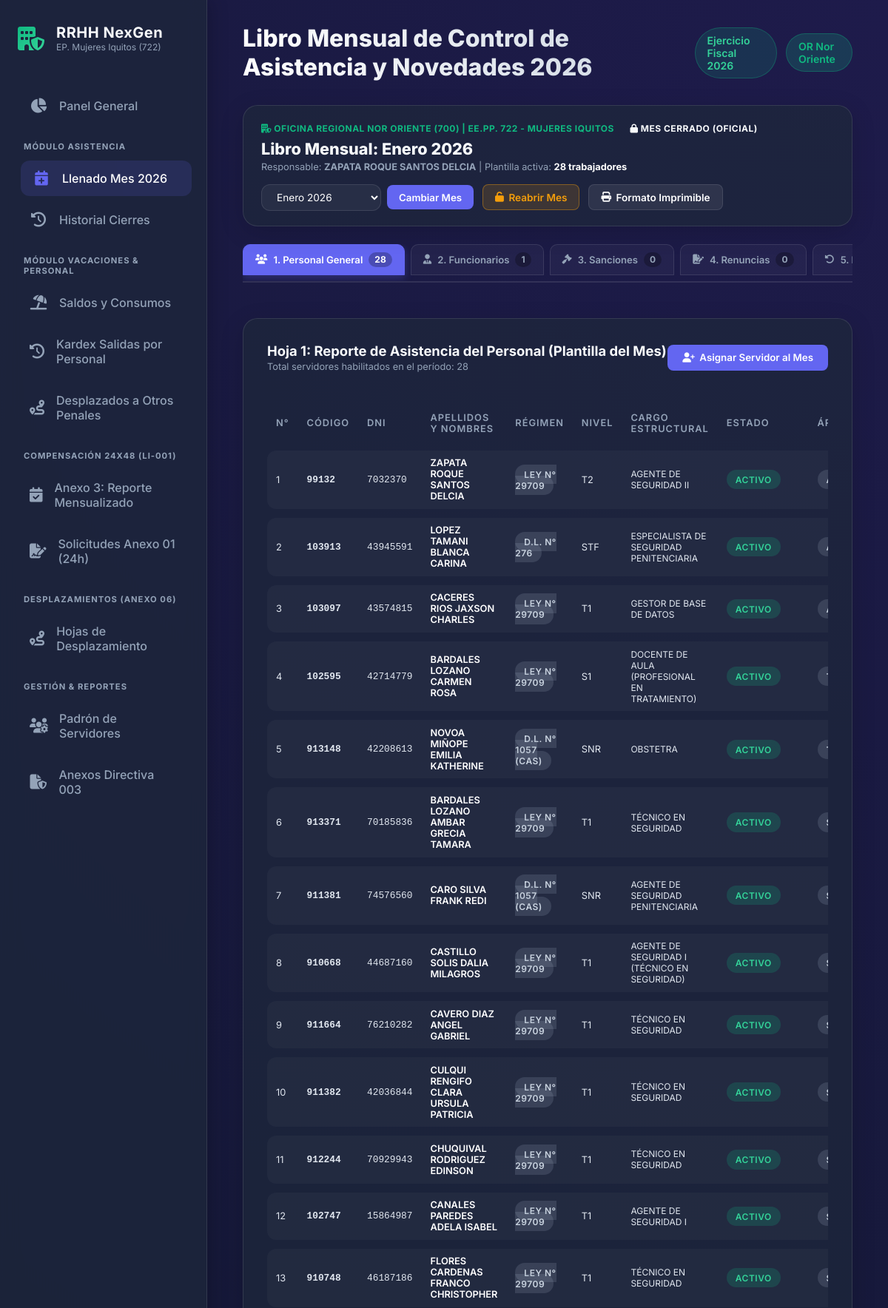
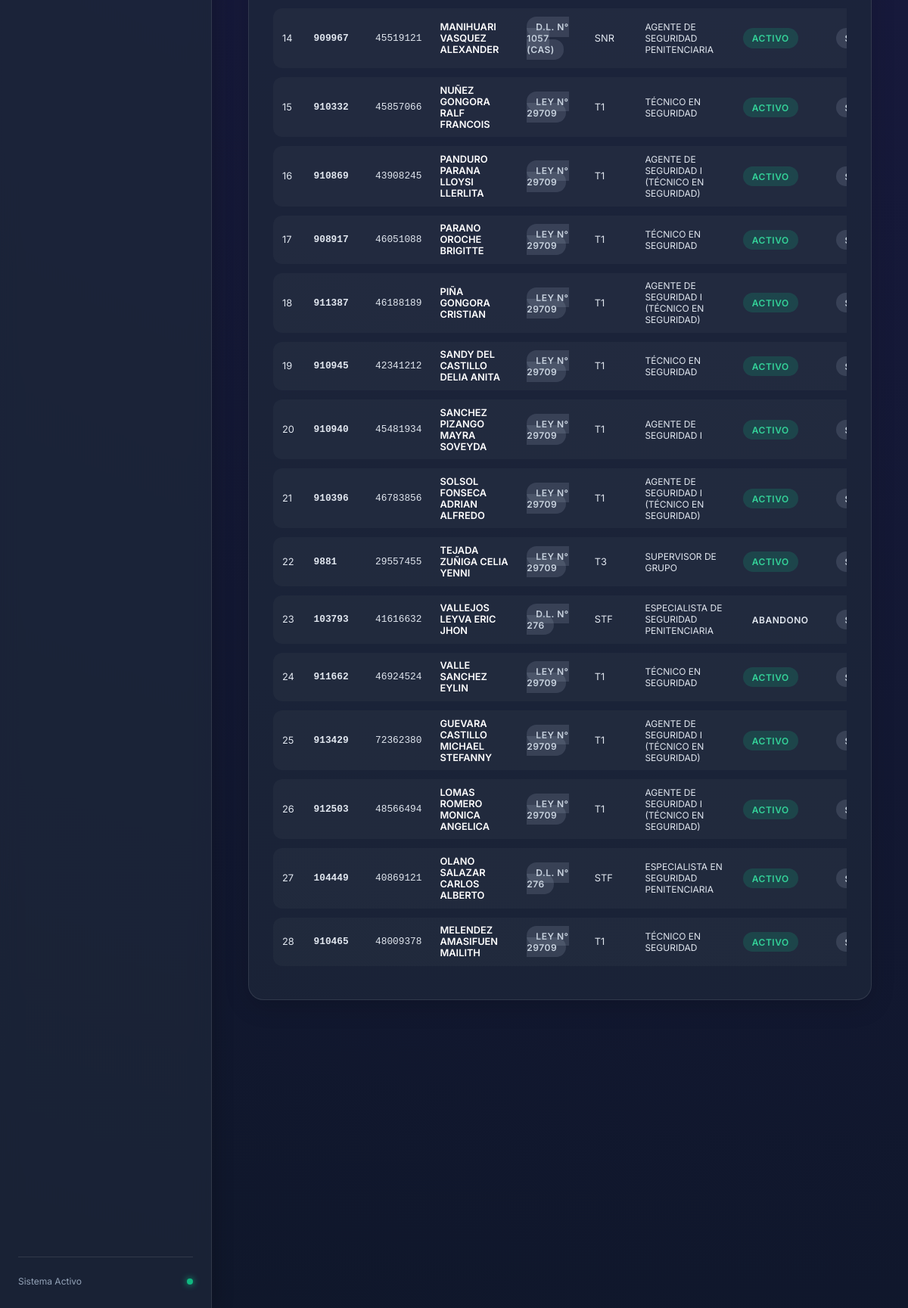
The app's page /asistencia/llenado-2026 with its own data (2 pictures, top to bottom).
### tables this page shows
CREATE TABLE empleados (
    id_empleado INTEGER PRIMARY KEY AUTOINCREMENT,
    codigo_servidor VARCHAR(20) UNIQUE NOT NULL, -- Ej: '099132', '103097'
    dni VARCHAR(15) UNIQUE,                      -- DNI (8 dígitos)
    apellidos_nombres VARCHAR(200) NOT NULL,
    created_at TIMESTAMP DEFAULT CURRENT_TIMESTAMP
, grupo_guardia_default INTEGER DEFAULT 1, sexo TEXT, fecha_nacimiento DATE, correo TEXT, id_regimen INTEGER, regimen_nombre TEXT, nivel TEXT, cargo_estructural TEXT, estado_laboral TEXT, modalidad_laboral TEXT, direccion_oficina TEXT, jefatura_area TEXT, cargo_funcion TEXT, area_clasificacion TEXT, horario_laboral TEXT, fecha_ingreso_eepp DATE, resolucion_documento TEXT, observaciones TEXT, fecha_ingreso_inpe DATE);

CREATE TABLE asistencia_mensual_personal (
    id_asistencia INTEGER PRIMARY KEY AUTOINCREMENT,
    id_reporte INTEGER NOT NULL,
    id_empleado INTEGER NOT NULL,
    id_regimen INTEGER,
    nivel VARCHAR(20),                           -- Ej: 'T1', 'T2', 'S1', 'STF', 'SNR'
    cargo_estructural VARCHAR(200),              -- Ej: 'AGENTE DE SEGURIDAD II'
    estado_laboral VARCHAR(50) DEFAULT 'ACTIVO', -- 'ACTIVO', 'ABANDONO', 'EXTINCION CONTRATO'
    modalidad_laboral VARCHAR(50) DEFAULT 'PRESENCIAL', -- 'PRESENCIAL', 'NO APLICA'
    direccion_oficina VARCHAR(100),              -- Ej: 'DIRECCION', 'SEGURIDAD PENITENCIARIA'
    jefatura_area VARCHAR(100),                  -- Ej: 'SEGURIDAD PENITENCIARIA', 'TRATAMIENTO'
    cargo_funcion VARCHAR(100),                  -- Ej: 'DIRECTORA', 'AGENTE DE SEGURIDAD'
    area_clasificacion VARCHAR(10),              -- 'ADM', 'SEG', 'TRA'
    horario_laboral VARCHAR(50),                 -- '08:00 - 17:00', '24 x 48'
    fecha_ingreso_eepp DATE,
    resolucion_documento VARCHAR(250),
    observaciones TEXT,
    FOREIGN KEY (id_reporte) REFERENCES reportes_cierre_mensual(id_reporte) ON DELETE CASCADE,
    FOREIGN KEY (id_empleado) REFERENCES empleados(id_empleado),
    FOREIGN KEY (id_regimen) REFERENCES regimenes_laborales(id_regimen)
);

CREATE TABLE regimenes_laborales (
    id_regimen INTEGER PRIMARY KEY AUTOINCREMENT,
    codigo VARCHAR(50) UNIQUE NOT NULL, -- 'LEY_29709', 'DL_276', 'DL_1057'
    nombre VARCHAR(100) NOT NULL
);

### app/modules/asistencia/router.py (the view)
@router.get("/llenado-2026", response_class=HTMLResponse)
async def ver_llenado_2026(request: Request, mes: int = 1, tab: str = "personal", mensaje: str = None, error: str = None):
    datos_mes = AsistenciaService.obtener_libro_mes(anio=2026, mes=mes)
    empleados = EmpleadoService.listar_personal()
    return templates.TemplateResponse(
        request=request,
        name="asistencia/libro_mensual_2026.html",
        context={
            "mes_seleccionado": mes,
            "tab_activa": tab,
            "meses": MESES_NOMBRES,
            "empleados": empleados,
            "datos_mes": datos_mes,
            "libro": datos_mes["libro"],
            "counts": datos_mes["counts"],
            "catalogos": datos_mes["catalogos"],
            "mensaje": mensaje,
            "error": error
        }
    )

### app/templates/asistencia/libro_mensual_2026.html (shortened to what this page needs)
{% extends "base.html" %}
{% block header_title %}Libro Mensual de Control de Asistencia y Novedades 2026{% endblock %}
{% block content %}
<div style="display: flex; flex-direction: column; gap: 1.5rem;">
    <div class="table-container" style="padding: 1.25rem 1.5rem;">
        <div style="display: flex; justify-content: space-between; align-items: center; flex-wrap: wrap; gap: 1rem;">
            <div>
                <div style="display: flex; align-items: center; gap: 0.75rem; flex-wrap: wrap;">
                    <div style="font-size: 0.75rem; font-weight: 700; color: var(--secondary); letter-spacing: 0.5px; text-transform: uppercase;">
                        <i class="fa-solid fa-building-shield"></i> OFICINA REGIONAL NOR ORIENTE (700) | EE.PP. 722 - MUJERES IQUITOS
                    </div>
                    {% if datos_mes.info.estado == 'CERRADO' %}
                    <span class="badge badge-error" style="font-size: 0.75rem; padding: 0.2rem 0.6rem; font-weight: 700;">
                        <i class="fa-solid fa-lock"></i> MES CERRADO (OFICIAL)
                    </span>
                    {% else %}
                    <span class="badge badge-success" style="font-size: 0.75rem; padding: 0.2rem 0.6rem; font-weight: 700;">
                        <i class="fa-solid fa-lock-open"></i> MES EN EDICIÓN (ABIERTO)
                    </span>
                    {% endif %}
                </div>
                <h2 style="font-size: 1.35rem; font-weight: 800; margin-top: 0.25rem;">
                    Libro Mensual: {% for m_id, m_nom in meses %}{% if m_id == mes_seleccionado %}{{ m_nom }}{% endif %}{% endfor %} 2026
                </h2>
                <div style="font-size: 0.8rem; color: var(--text-muted); margin-top: 0.2rem;">
                    Responsable: <strong>{{ datos_mes.info.responsable_nombre or 'ZAPATA ROQUE SANTOS DELCIA' }}</strong> | Plantilla activa: <strong style="color: #fff;">{{ counts.personal }} trabajadores</strong>
                </div>
            </div>
            <div style="display: flex; gap: 0.75rem; align-items: center; flex-wrap: wrap;">
                <form action="/asistencia/llenado-2026" method="GET" style="display: flex; gap: 0.5rem; align-items: center;">
                    <select name="mes" class="search-input" style="padding: 0.5rem 1rem; width: auto; font-size: 0.85rem; cursor: pointer;">
                        {% for m_id, m_nom in meses %}
                        <option value="{{ m_id }}" {% if mes_seleccionado == m_id %}selected{% endif %} style="color: #000;">
                            {{ m_nom }} 2026
                        </option>
                        {% endfor %}
                    </select>
                    <button type="submit" style="background: var(--primary); color: #fff; border: none; border-radius: 8px; padding: 0.55rem 1rem; font-weight: 600; cursor: pointer;">
                        Cambiar Mes
                    </button>
                </form>
                {% if datos_mes.info.estado == 'CERRADO' %}
                <form action="/asistencia/reabrir-mes" method="POST" onsubmit="return confirm('¿Desea reabrir este mes para habilitar modificaciones?');" style="margin: 0;">
                    <button type="submit" style="background: rgba(245, 158, 11, 0.15); color: #f59e0b; border: 1px solid rgba(245, 158, 11, 0.4); border-radius: 8px; padding: 0.55rem 1rem; font-size: 0.85rem; font-weight: 600; cursor: pointer; display: inline-flex; align-items: center; gap: 0.4rem;">
                        <i class="fa-solid fa-unlock"></i> Reabrir Mes
                    </button>
                </form>
                {% endif %}
                <a href="/reportes/anexo/1?anio=2026&mes={{ mes_seleccionado }}" style="background: rgba(255,255,255,0.08); color: #fff; text-decoration: none; border: 1px solid var(--border-color); border-radius: 8px; padding: 0.55rem 1rem; font-size: 0.85rem; font-weight: 600; display: inline-flex; align-items: center; gap: 0.4rem;">
                    <i class="fa-solid fa-print"></i> Formato Imprimible
                </a>
            </div>
        </div>
    </div>
    <div class="tabs-nav">
        <a href="/asistencia/llenado-2026?mes={{ mes_seleccionado }}&tab=personal" class="tab-btn {% if tab_activa == 'personal' %}active{% endif %}">
            <i class="fa-solid fa-users"></i> 1. Personal General <span class="tab-counter">{{ counts.personal }}</span>
        </a>
        <a href="/asistencia/llenado-2026?mes={{ mes_seleccionado }}&tab=funcionarios" class="tab-btn {% if tab_activa == 'funcionarios' %}active{% endif %}">
            <i class="fa-solid fa-user-tie"></i> 2. Funcionarios <span class="tab-counter">{{ counts.funcionarios }}</span>
        </a>
        <a href="/asistencia/llenado-2026?mes={{ mes_seleccionado }}&tab=sanciones" class="tab-btn {% if tab_activa == 'sanciones' %}active{% endif %}">
            <i class="fa-solid fa-gavel"></i> 3. Sanciones <span class="tab-counter">{{ counts.sanciones }}</span>
        </a>
        <a href="/asistencia/llenado-2026?mes={{ mes_seleccionado }}&tab=renuncias" class="tab-btn {% if tab_activa == 'renuncias' %}active{% endif %}">
            <i class="fa-solid fa-file-signature"></i> 4. Renuncias <span class="tab-counter">{{ counts.renuncias }}</span>
        </a>
        <a href="/asistencia/llenado-2026?mes={{ mes_seleccionado }}&tab=reincorporaciones" class="tab-btn {% if tab_activa == 'reincorporaciones' %}active{% endif %}">
            <i class="fa-solid fa-rotate-left"></i> 5. Reincorporaciones <span class="tab-counter">{{ counts.reincorporaciones }}</span>
        </a>
    </div>
    {% if tab_activa == 'personal' %}
    <div class="tab-content">
        <div class="table-container">
            <div class="table-header">
                <div>
                    <h3 style="font-size: 1.15rem; font-weight: 700;">Hoja 1: Reporte de Asistencia del Personal (Plantilla del Mes)</h3>
                    <p style="color: var(--text-muted); font-size: 0.8rem; margin-top: 0.2rem;">Total servidores habilitados en el período: {{ counts.personal }}</p>
                </div>
                <button onclick="document.getElementById('modal-personal').style.display='block'" style="background: var(--primary); color: #fff; border: none; border-radius: 8px; padding: 0.6rem 1.25rem; font-weight: 600; cursor: pointer; display: inline-flex; align-items: center; gap: 0.4rem;">
                    <i class="fa-solid fa-user-plus"></i> Asignar Servidor al Mes
                </button>
            </div>
            <div style="overflow-x: auto; margin-top: 1rem;">
                <table class="data-table data-table-compact">
                    <thead>
                        <tr>
                            <th>N°</th>
                            <th>Código</th>
                            <th>DNI</th>
                            <th>Apellidos y Nombres</th>
                            <th>Régimen</th>
                            <th>Nivel</th>
                            <th>Cargo Estructural</th>
                            <th>Estado</th>
                            <th>Área</th>
                        </tr>
                    </thead>
                    <tbody>
                        {% for p in libro.personal %}
                        <tr>
                            <td>{{ loop.index }}</td>
                            <td style="font-family: monospace; font-weight: 700;">{{ p.codigo_servidor }}</td>
                            <td style="font-family: monospace;">{{ p.dni or '-' }}</td>
                            <td style="font-weight: 600; color: #fff;">{{ p.apellidos_nombres }}</td>
                            <td><span class="badge badge-neutral">{{ p.nombre_regimen or 'Ley N° 29709' }}</span></td>
                            <td>{{ p.nivel or '-' }}</td>
                            <td style="font-size: 0.75rem;">{{ p.cargo_estructural or '-' }}</td>
                            <td>
                                {% if p.estado_laboral == 'ACTIVO' %}
                                <span class="badge badge-success">ACTIVO</span>
                                {% else %}
                                <span class="badge badge-error">{{ p.estado_laboral }}</span>
                                {% endif %}
                            </td>
                            <td><span class="badge badge-neutral">{{ p.area_clasificacion }}</span></td>
                        </tr>
                        {% endfor %}
                    </tbody>
                </table>
            </div>
        </div>
    </div>
    {% endif %}
</div>
{% endblock %}

### app/static/premium.css (style rules this page uses)
:root { --primary: #6366f1; --primary-hover: #4f46e5; --secondary: #10b981; --bg-dark: #0f172a; --bg-panel: rgba(30, 41, 59, 0.7); --text-main: #f8fafc; --text-muted: #94a3b8; --border-color: rgba(255, 255, 255, 0.1); --danger: #ef4444; --warning: #f59e0b; }
* { margin: 0; padding: 0; box-sizing: border-box; font-family: 'Inter', system-ui, sans-serif; }
body { background: radial-gradient(circle at top right, #1e1b4b, #0f172a); color: var(--text-main); min-height: 100vh; display: flex; overflow-x: hidden; }
.table-container { background: var(--bg-panel); backdrop-filter: blur(10px); border: 1px solid var(--border-color); border-radius: 20px; padding: 2rem; box-shadow: 0 8px 32px rgba(0,0,0,0.15); }
.table-header { display: flex; justify-content: space-between; align-items: center; margin-bottom: 2rem; }
.data-table { width: 100%; border-collapse: separate; border-spacing: 0 0.75rem; }
.data-table th { text-align: left; padding: 0 1rem 0.5rem; color: var(--text-muted); font-size: 0.75rem; text-transform: uppercase; letter-spacing: 1px; font-weight: 600; }
.data-table td { padding: 1.25rem 1rem; background: rgba(255,255,255,0.03); color: #e2e8f0; font-size: 0.95rem; transition: background 0.2s; }
.data-table tr td:first-child { border-top-left-radius: 12px; border-bottom-left-radius: 12px; }
.badge { padding: 0.35rem 0.75rem; border-radius: 999px; font-size: 0.75rem; font-weight: 600; text-transform: uppercase; letter-spacing: 0.5px; }
.badge-success { background: rgba(16, 185, 129, 0.2); color: #34d399; }
.badge-neutral { background: rgba(148, 163, 184, 0.2); color: #cbd5e1; }

### app/templates/base.html (style rules this page uses)
.search-input { width: 100%; background: rgba(255, 255, 255, 0.05); border: 1px solid var(--border-color); border-radius: 12px; padding: 0.75rem 1rem; color: #fff; font-size: 0.9rem; outline: none; transition: border-color 0.2s; }

### app/templates/asistencia/libro_mensual_2026.html (style rules this page uses)
.tabs-nav { display: flex; gap: 0.5rem; overflow-x: auto; padding-bottom: 0.5rem; border-bottom: 2px solid var(--border-color); margin-bottom: 1.5rem; }
.tab-btn { background: rgba(255, 255, 255, 0.04); border: 1px solid var(--border-color); border-radius: 10px 10px 0 0; color: var(--text-muted); padding: 0.65rem 1rem; font-size: 0.82rem; font-weight: 600; cursor: pointer; display: inline-flex; align-items: center; gap: 0.5rem; text-decoration: none; white-space: nowrap; transition: all 0.2s; }
.tab-btn.active { background: var(--primary); color: #fff; border-color: var(--primary); box-shadow: 0 4px 12px rgba(99, 102, 241, 0.3); }
.tab-counter { background: rgba(0, 0, 0, 0.25); border-radius: 999px; padding: 0.15rem 0.5rem; font-size: 0.75rem; font-weight: 700; }
.tab-content { animation: fadeIn 0.25s ease; }
.data-table-compact th, .data-table-compact td { padding: 0.6rem 0.75rem; font-size: 0.8rem; }

### records on screen
empleados: info "ZAPATA ROQUE SANTOS DELCIA"
asistencia_mensual_personal: codigo_servidor "99132", dni "7032370", apellidos_nombres "ZAPATA ROQUE SANTOS DELCIA", nombre "LEY N° 29709", nivel "T2", cargo_estructural "AGENTE DE SEGURIDAD II", estado_laboral "ACTIVO"
asistencia_mensual_personal: codigo_servidor "103913", dni "43945591", apellidos_nombres "LOPEZ TAMANI BLANCA CARINA", nombre "D.L. N° 276", nivel "STF", cargo_estructural "ESPECIALISTA DE SEGURIDAD PENITENCIARIA", estado_laboral "ACTIVO"
asistencia_mensual_personal: codigo_servidor "103097", dni "43574815", apellidos_nombres "CACERES RIOS JAXSON CHARLES", nombre "LEY N° 29709", nivel "T1", cargo_estructural "GESTOR DE BASE DE DATOS", estado_laboral "ACTIVO"
asistencia_mensual_personal: codigo_servidor "102595", dni "42714779", apellidos_nombres "BARDALES LOZANO CARMEN ROSA", nombre "LEY N° 29709", nivel "S1", cargo_estructural "DOCENTE DE AULA (PROFESIONAL EN TRATAMIENTO)", estado_laboral "ACTIVO"
asistencia_mensual_personal: codigo_servidor "913148", dni "42208613", apellidos_nombres "NOVOA MIÑOPE EMILIA KATHERINE", nombre "D.L. N° 1057 (CAS)", nivel "SNR", cargo_estructural "OBSTETRA", estado_laboral "ACTIVO"
asistencia_mensual_personal: codigo_servidor "913371", dni "70185836", apellidos_nombres "BARDALES LOZANO AMBAR GRECIA TAMARA", nombre "LEY N° 29709", nivel "T1", cargo_estructural "TÉCNICO EN SEGURIDAD", estado_laboral "ACTIVO"
asistencia_mensual_personal: codigo_servidor "911381", dni "74576560", apellidos_nombres "CARO SILVA FRANK REDI", nombre "D.L. N° 1057 (CAS)", nivel "SNR", cargo_estructural "AGENTE DE SEGURIDAD PENITENCIARIA", estado_laboral "ACTIVO"
asistencia_mensual_personal: codigo_servidor "910668", dni "44687160", apellidos_nombres "CASTILLO SOLIS DALIA MILAGROS", nombre "LEY N° 29709", nivel "T1", cargo_estructural "AGENTE DE SEGURIDAD I (TÉCNICO EN SEGURIDAD)", estado_laboral "ACTIVO"
asistencia_mensual_personal: codigo_servidor "911664", dni "76210282", apellidos_nombres "CAVERO DIAZ ANGEL GABRIEL", nombre "LEY N° 29709", nivel "T1", cargo_estructural "TÉCNICO EN SEGURIDAD", estado_laboral "ACTIVO"
asistencia_mensual_personal: codigo_servidor "911382", dni "42036844", apellidos_nombres "CULQUI RENGIFO CLARA URSULA PATRICIA", nombre "LEY N° 29709", nivel "T1", cargo_estructural "TÉCNICO EN SEGURIDAD", estado_laboral "ACTIVO"
asistencia_mensual_personal: codigo_servidor "912244", dni "70929943", apellidos_nombres "CHUQUIVAL RODRIGUEZ EDINSON", nombre "LEY N° 29709", nivel "T1", cargo_estructural "TÉCNICO EN SEGURIDAD", estado_laboral "ACTIVO"
asistencia_mensual_personal: codigo_servidor "102747", dni "15864987", apellidos_nombres "CANALES PAREDES ADELA ISABEL", nombre "LEY N° 29709", nivel "T1", cargo_estructural "AGENTE DE SEGURIDAD I", estado_laboral "ACTIVO"
asistencia_mensual_personal: codigo_servidor "910748", dni "46187186", apellidos_nombres "FLORES CARDENAS FRANCO CHRISTOPHER", nombre "LEY N° 29709", nivel "T1", cargo_estructural "TÉCNICO EN SEGURIDAD", estado_laboral "ACTIVO"
asistencia_mensual_personal: codigo_servidor "909967", dni "45519121", apellidos_nombres "MANIHUARI VASQUEZ ALEXANDER", nombre "D.L. N° 1057 (CAS)", nivel "SNR", cargo_estructural "AGENTE DE SEGURIDAD PENITENCIARIA", estado_laboral "ACTIVO"
asistencia_mensual_personal: codigo_servidor "910332", dni "45857066", apellidos_nombres "NUÑEZ GONGORA RALF FRANCOIS", nombre "LEY N° 29709", nivel "T1", cargo_estructural "TÉCNICO EN SEGURIDAD", estado_laboral "ACTIVO"
asistencia_mensual_personal: codigo_servidor "910869", dni "43908245", apellidos_nombres "PANDURO PARANA LLOYSI LLERLITA", nombre "LEY N° 29709", nivel "T1", cargo_estructural "AGENTE DE SEGURIDAD I (TÉCNICO EN SEGURIDAD)", estado_laboral "ACTIVO"
asistencia_mensual_personal: codigo_servidor "908917", dni "46051088", apellidos_nombres "PARANO OROCHE BRIGITTE", nombre "LEY N° 29709", nivel "T1", cargo_estructural "TÉCNICO EN SEGURIDAD", estado_laboral "ACTIVO"
asistencia_mensual_personal: codigo_servidor "911387", dni "46188189", apellidos_nombres "PIÑA GONGORA CRISTIAN", nombre "LEY N° 29709", nivel "T1", cargo_estructural "AGENTE DE SEGURIDAD I (TÉCNICO EN SEGURIDAD)", estado_laboral "ACTIVO"
asistencia_mensual_personal: codigo_servidor "910945", dni "42341212", apellidos_nombres "SANDY DEL CASTILLO DELIA ANITA", nombre "LEY N° 29709", nivel "T1", cargo_estructural "TÉCNICO EN SEGURIDAD", estado_laboral "ACTIVO"
asistencia_mensual_personal: codigo_servidor "910940", dni "45481934", apellidos_nombres "SANCHEZ PIZANGO MAYRA SOVEYDA", nombre "LEY N° 29709", nivel "T1", cargo_estructural "AGENTE DE SEGURIDAD I", estado_laboral "ACTIVO"
asistencia_mensual_personal: codigo_servidor "910396", dni "46783856", apellidos_nombres "SOLSOL FONSECA ADRIAN ALFREDO", nombre "LEY N° 29709", nivel "T1", cargo_estructural "AGENTE DE SEGURIDAD I (TÉCNICO EN SEGURIDAD)", estado_laboral "ACTIVO"
asistencia_mensual_personal: codigo_servidor "9881", dni "29557455", apellidos_nombres "TEJADA ZUÑIGA CELIA YENNI", nombre "LEY N° 29709", nivel "T3", cargo_estructural "SUPERVISOR DE GRUPO", estado_laboral "ACTIVO"
asistencia_mensual_personal: codigo_servidor "103793", dni "41616632", apellidos_nombres "VALLEJOS LEYVA ERIC JHON", nombre "D.L. N° 276", nivel "STF", cargo_estructural "ESPECIALISTA DE SEGURIDAD PENITENCIARIA", estado_laboral "ABANDONO"
asistencia_mensual_personal: codigo_servidor "911662", dni "46924524", apellidos_nombres "VALLE SANCHEZ EYLIN", nombre "LEY N° 29709", nivel "T1", cargo_estructural "TÉCNICO EN SEGURIDAD", estado_laboral "ACTIVO"
asistencia_mensual_personal: codigo_servidor "913429", dni "72362380", apellidos_nombres "GUEVARA CASTILLO MICHAEL STEFANNY", nombre "LEY N° 29709", nivel "T1", cargo_estructural "AGENTE DE SEGURIDAD I (TÉCNICO EN SEGURIDAD)", estado_laboral "ACTIVO"
asistencia_mensual_personal: codigo_servidor "912503", dni "48566494", apellidos_nombres "LOMAS ROMERO MONICA ANGELICA", nombre "LEY N° 29709", nivel "T1", cargo_estructural "AGENTE DE SEGURIDAD I (TÉCNICO EN SEGURIDAD)", estado_laboral "ACTIVO"
asistencia_mensual_personal: codigo_servidor "104449", dni "40869121", apellidos_nombres "OLANO SALAZAR CARLOS ALBERTO", nombre "D.L. N° 276", nivel "STF", cargo_estructural "ESPECIALISTA EN SEGURIDAD PENITENCIARIA", estado_laboral "ACTIVO"
asistencia_mensual_personal: codigo_servidor "910465", dni "48009378", apellidos_nombres "MELENDEZ AMASIFUEN MAILITH", nombre "LEY N° 29709", nivel "T1", cargo_estructural "TÉCNICO EN SEGURIDAD", estado_laboral "ACTIVO"

### other values on screen
{{ m_nom }} "Enero"
{{ counts.personal }} "28"
{{ counts.funcionarios }} "1"
{{ counts.sanciones }} "0"
{{ counts.renuncias }} "0"
form field mes "Enero 2026"
